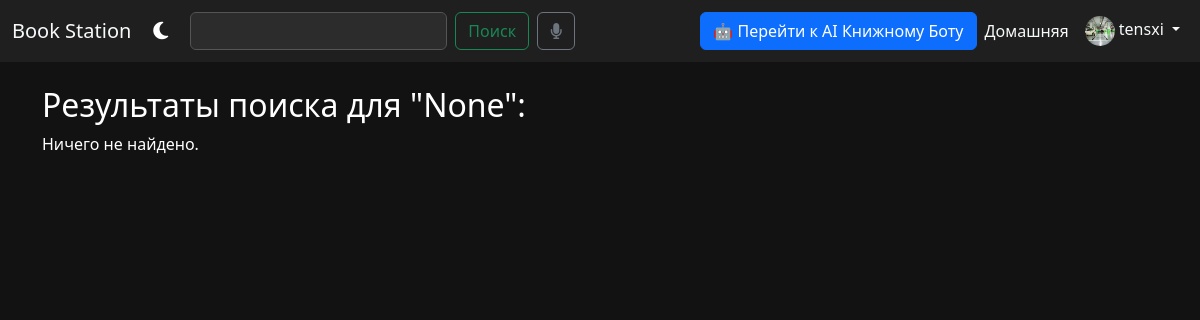
/search/ (signed in), run on the app's committed database.
### ui_app/models.py (models this page shows)
class CustomUser(AbstractUser):
    avatar = models.ImageField(upload_to="avatars/", default="avatars/default.jpg")

### ui_app/views.py (the view)
# urls.py: path('search/', search_books, name='search_books'),
def search_books(request):
    query = request.GET.get('q')
    results = []
    if query:
        results = Book.objects.filter(
            Q(title__icontains=query) |
            Q(author__icontains=query) |
            Q(description__icontains=query)
        )
    return render(request, 'search_results.html', {'results': results, 'query': query})

### ui_app/templates/search_results.html (shortened to what this page needs)
{% extends 'base.html' %}
{% block content %}
<h2>Результаты поиска для "{{ query }}":</h2>
{% if results %}
    <div class="row">
        {% for book in results %}
            <div class="col-md-4 mb-4">
                <div class="card h-100">
                    <a href="{% url 'book_detail' book.pk %}" style="text-decoration: none; color: inherit;">
                        {% if book.cover %}
                            <img src="{{ book.cover.url }}" class="card-img-top" alt="{{ book.title }}">
                        {% endif %}
                        <div class="card-body">
                            <h5 class="card-title">{{ book.title }}</h5>
                            <p class="card-text"><strong>Автор:</strong> {{ book.author }}</p>
                            <p class="card-text">{{ book.description|truncatewords:20 }}</p>
                        </div>
                    </a>
                </div>
            </div>
        {% endfor %}
    </div>
{% else %}
    <p>Ничего не найдено.</p>
{% endif %}
{% endblock %}

### ui_app/templates/base.html (shortened to what this page needs)
<!DOCTYPE html>
<html lang="ru">
<head>
    <link href="https://cdn.jsdelivr.net/npm/bootstrap@5.3.0/dist/css/bootstrap.min.css" rel="stylesheet">
    <link rel="stylesheet" href="https://cdnjs.cloudflare.com/ajax/libs/font-awesome/6.5.0/css/all.min.css">
</head>
<body>
<nav class="navbar navbar-expand-lg">
    <div class="container-fluid">
        <a class="navbar-brand" href="{% url 'home' %}">Book Station</a>
        <button id="themeToggleBtn" title="Сменить тему">
            <i id="themeIcon" class="fas fa-moon theme-icon"></i>
        </button>
        <div class="collapse navbar-collapse">
            <form class="d-flex ms-3" method="get" action="{% url 'search_books' %}">
                <input id="searchInput" class="form-control me-2" type="search" name="q"
                       aria-label="Search">
                <button class="btn btn-outline-success me-2" type="submit">Поиск</button>
                <button class="btn btn-outline-secondary" type="button" id="voiceSearchBtn" title="Голосовой поиск">
                    <i class="fas fa-microphone"></i>
                </button>
            </form>
            <ul class="navbar-nav ms-auto align-items-center">
                <li class="nav-item">
                    <a href="{% url 'chat_page' %}" class="btn btn-primary">
                        🤖 Перейти к AI Книжному Боту
                    </a>
                </li>
                <li class="nav-item"><a class="nav-link" href="{% url 'home' %}">Домашняя</a></li>
                {% if user.is_authenticated %}
                    <li class="nav-item dropdown">
                        <a class="nav-link dropdown-toggle" href="#" id="userDropdown" role="button"
                           data-bs-toggle="dropdown">
                            <img src="{{ user.avatar.url }}" class="rounded-circle" width="30"
                                 height="30"> {{ user.username }}
                        </a>
                    </li>
                {% else %}
                    <li class="nav-item"><a class="nav-link" href="{% url 'register' %}">Регистрация</a></li>
                    <li class="nav-item"><a class="nav-link" href="{% url 'login' %}">Вход</a></li>
                {% endif %}
            </ul>
        </div>
    </div>
</nav>
<div class="container mt-4">
    {% block content %}{% endblock %}
</div>
</body>
</html>

### ui_app/templates/base.html (style rules this page uses)
body.dark-theme { background-color: #121212; color: #ffffff; }
body.dark-theme .navbar { background-color: #1f1f1f; }
body.dark-theme .navbar-brand, body.dark-theme .nav-link { color: #f8f9fa !important; }
body.dark-theme .form-control { background-color: #2c2c2c; color: #ffffff; border: 1px solid #555; }
#themeToggleBtn { background: transparent; border: none; font-size: 20px; }
.theme-icon { color: inherit; }
.dark-theme #themeToggleBtn .theme-icon { color: #ffffff; }

### data on the page
CustomUser: avatar (picture), username "tensxi"

### other printed values
{{ query }} "None"
